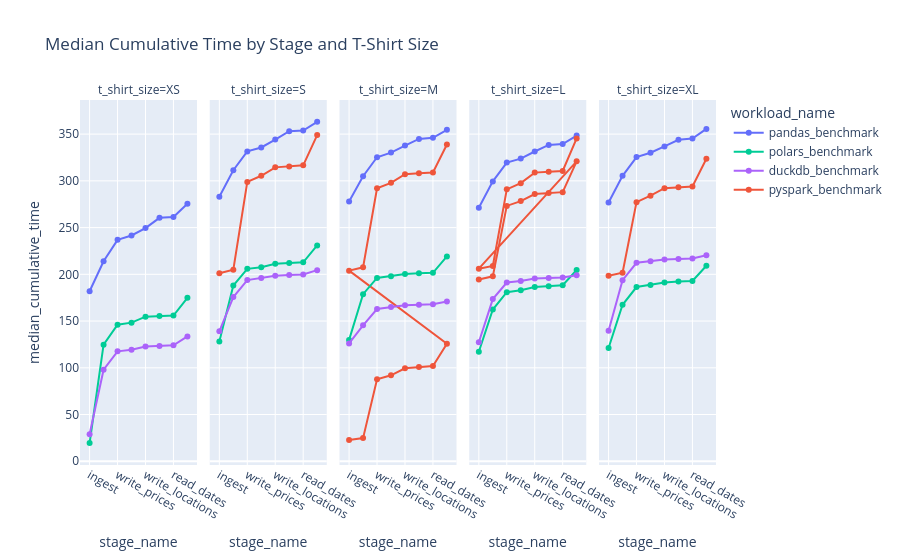

The code cell stored with this chart in its notebook:
### Code cell
fig = px.line(
    stage_cumulative_time,
    x="stage_name", 
    y="median_cumulative_time",
    color="workload_name",  # Different line color per workload_name
    facet_col="t_shirt_size",  # Different dash pattern per t_shirt_size
    markers=True,
    title="Median Cumulative Time by Stage and T-Shirt Size",
    category_orders={
                 "t_shirt_size": ["XS", "S", "M", "L", "XL"],
                 "workload_name": ["pandas_benchmark", "pyspark_benchmark", "polars_benchmark", "duckdb_benchmark"],
                 "stage_name": ["ingest", "transform", "write_prices", "write_dates", "write_locations", "read_prices", "read_dates", "join_and_summarise"]
                 }
)
fig.show()

### Figure 1 — Plotly figure (JSON) as saved in the notebook; plotly's stock layout.template omitted (floating-point values rounded to 4 significant figures)
{"data": [{"hovertemplate": "workload_name=pandas_benchmark<br>t_shirt_size=XS<br>stage_name=%{x}<br>median_cumulative_time=%{y}<extra></extra>", "legendgroup": "pandas_benchmark", "line": {"color": "#636efa", "dash": "solid"}, "marker": {"symbol": "circle"}, "mode": "lines+markers", "name": "pandas_benchmark", "orientation": "v", "showlegend": true, "type": "scatter", "x": ["ingest", "transform", "write_prices", "write_dates", "write_locations", "read_prices", "read_dates", "join_and_summarise"], "xaxis": "x", "y": [181.9, 214.0, 236.9, 241.5, 249.5, 260.4, 261.4, 275.5], "yaxis": "y"}, {"hovertemplate": "workload_name=polars_benchmark<br>t_shirt_size=XS<br>stage_name=%{x}<br>median_cumulative_time=%{y}<extra></extra>", "legendgroup": "polars_benchmark", "line": {"color": "#00cc96", "dash": "solid"}, "marker": {"symbol": "circle"}, "mode": "lines+markers", "name": "polars_benchmark", "orientation": "v", "showlegend": true, "type": "scatter", "x": ["ingest", "transform", "write_prices", "write_dates", "write_locations", "read_prices", "read_dates", "join_and_summarise"], "xaxis": "x", "y": [19.54, 124.8, 146.1, 148.3, 154.7, 155.3, 155.9, 174.9], "yaxis": "y"}, {"hovertemplate": "workload_name=duckdb_benchmark<br>t_shirt_size=XS<br>stage_name=%{x}<br>median_cumulative_time=%{y}<extra></extra>", "legendgroup": "duckdb_benchmark", "line": {"color": "#ab63fa", "dash": "solid"}, "marker": {"symbol": "circle"}, "mode": "lines+markers", "name": "duckdb_benchmark", "orientation": "v", "showlegend": true, "type": "scatter", "x": ["ingest", "transform", "write_prices", "write_dates", "write_locations", "read_prices", "read_dates", "join_and_summarise"], "xaxis": "x", "y": [28.94, 97.9, 117.6, 119.3, 122.8, 123.4, 124.0, 133.6], "yaxis": "y"}, {"hovertemplate": "workload_name=pandas_benchmark<br>t_shirt_size=S<br>stage_name=%{x}<br>median_cumulative_time=%{y}<extra></extra>", "legendgroup": "pandas_benchmark", "line": {"color": "#636efa", "dash": "solid"}, "marker": {"symbol": "circle"}, "mode": "lines+markers", "name": "pandas_benchmark", "orientation": "v", "showlegend": false, "type": "scatter", "x": ["ingest", "transform", "write_prices", "write_dates", "write_locations", "read_prices", "read_dates", "join_and_summarise"], "xaxis": "x2", "y": [282.9, 311.3, 331.5, 335.7, 344.1, 353.1, 353.9, 363.1], "yaxis": "y2"}, {"hovertemplate": "workload_name=pyspark_benchmark<br>t_shirt_size=S<br>stage_name=%{x}<br>median_cumulative_time=%{y}<extra></extra>", "legendgroup": "pyspark_benchmark", "line": {"color": "#EF553B", "dash": "solid"}, "marker": {"symbol": "circle"}, "mode": "lines+markers", "name": "pyspark_benchmark", "orientation": "v", "showlegend": true, "type": "scatter", "x": ["ingest", "transform", "write_prices", "write_dates", "write_locations", "read_prices", "read_dates", "join_and_summarise"], "xaxis": "x2", "y": [201.2, 205.0, 298.8, 305.5, 314.4, 315.3, 316.6, 349.0], "yaxis": "y2"}, {"hovertemplate": "workload_name=polars_benchmark<br>t_shirt_size=S<br>stage_name=%{x}<br>median_cumulative_time=%{y}<extra></extra>", "legendgroup": "polars_benchmark", "line": {"color": "#00cc96", "dash": "solid"}, "marker": {"symbol": "circle"}, "mode": "lines+markers", "name": "polars_benchmark", "orientation": "v", "showlegend": false, "type": "scatter", "x": ["ingest", "transform", "write_prices", "write_dates", "write_locations", "read_prices", "read_dates", "join_and_summarise"], "xaxis": "x2", "y": [128.2, 188.1, 205.8, 207.6, 211.3, 212.1, 212.8, 230.9], "yaxis": "y2"}, {"hovertemplate": "workload_name=duckdb_benchmark<br>t_shirt_size=S<br>stage_name=%{x}<br>median_cumulative_time=%{y}<extra></extra>", "legendgroup": "duckdb_benchmark", "line": {"color": "#ab63fa", "dash": "solid"}, "marker": {"symbol": "circle"}, "mode": "lines+markers", "name": "duckdb_benchmark", "orientation": "v", "showlegend": false, "type": "scatter", "x": ["ingest", "transform", "write_prices", "write_dates", "write_locations", "read_prices", "read_dates", "join_and_summarise"], "xaxis": "x2", "y": [139.0, 175.7, 193.8, 196.1, 198.6, 199.2, 199.8, 204.5], "yaxis": "y2"}, {"hovertemplate": "workload_name=pandas_benchmark<br>t_shirt_size=M<br>stage_name=%{x}<br>median_cumulative_time=%{y}<extra></extra>", "legendgroup": "pandas_benchmark", "line": {"color": "#636efa", "dash": "solid"}, "marker": {"symbol": "circle"}, "mode": "lines+markers", "name": "pandas_benchmark", "orientation": "v", "showlegend": false, "type": "scatter", "x": ["ingest", "transform", "write_prices", "write_dates", "write_locations", "read_prices", "read_dates", "join_and_summarise"], "xaxis": "x3", "y": [278.0, 304.9, 325.2, 330.2, 337.8, 344.8, 346.1, 354.6], "yaxis": "y3"}, {"hovertemplate": "workload_name=pyspark_benchmark<br>t_shirt_size=M<br>stage_name=%{x}<br>median_cumulative_time=%{y}<extra></extra>", "legendgroup": "pyspark_benchmark", "line": {"color": "#EF553B", "dash": "solid"}, "marker": {"symbol": "circle"}, "mode": "lines+markers", "name": "pyspark_benchmark", "orientation": "v", "showlegend": false, "type": "scatter", "x": ["ingest", "transform", "write_prices", "write_dates", "write_locations", "read_prices", "read_dates", "join_and_summarise", "ingest", "transform", "write_prices", "write_dates", "write_locations", "read_prices", "read_dates", "join_and_summarise"], "xaxis": "x3", "y": [22.86, 24.77, 87.76, 91.94, 99.45, 100.9, 101.8, 125.7, 203.9, 207.5, 292.0, 297.9, 307.1, 308.0, 308.9, 338.9], "yaxis": "y3"}, {"hovertemplate": "workload_name=polars_benchmark<br>t_shirt_size=M<br>stage_name=%{x}<br>median_cumulative_time=%{y}<extra></extra>", "legendgroup": "polars_benchmark", "line": {"color": "#00cc96", "dash": "solid"}, "marker": {"symbol": "circle"}, "mode": "lines+markers", "name": "polars_benchmark", "orientation": "v", "showlegend": false, "type": "scatter", "x": ["ingest", "transform", "write_prices", "write_dates", "write_locations", "read_prices", "read_dates", "join_and_summarise"], "xaxis": "x3", "y": [129.9, 178.8, 196.1, 197.9, 200.4, 201.0, 201.6, 219.1], "yaxis": "y3"}, {"hovertemplate": "workload_name=duckdb_benchmark<br>t_shirt_size=M<br>stage_name=%{x}<br>median_cumulative_time=%{y}<extra></extra>", "legendgroup": "duckdb_benchmark", "line": {"color": "#ab63fa", "dash": "solid"}, "marker": {"symbol": "circle"}, "mode": "lines+markers", "name": "duckdb_benchmark", "orientation": "v", "showlegend": false, "type": "scatter", "x": ["ingest", "transform", "write_prices", "write_dates", "write_locations", "read_prices", "read_dates", "join_and_summarise"], "xaxis": "x3", "y": [126.1, 145.5, 162.9, 165.0, 166.8, 167.4, 168.0, 170.9], "yaxis": "y3"}, {"hovertemplate": "workload_name=pandas_benchmark<br>t_shirt_size=L<br>stage_name=%{x}<br>median_cumulative_time=%{y}<extra></extra>", "legendgroup": "pandas_benchmark", "line": {"color": "#636efa", "dash": "solid"}, "marker": {"symbol": "circle"}, "mode": "lines+markers", "name": "pandas_benchmark", "orientation": "v", "showlegend": false, "type": "scatter", "x": ["ingest", "transform", "write_prices", "write_dates", "write_locations", "read_prices", "read_dates", "join_and_summarise"], "xaxis": "x4", "y": [271.2, 299.4, 319.5, 323.8, 331.4, 338.5, 339.4, 348.4], "yaxis": "y4"}, {"hovertemplate": "workload_name=pyspark_benchmark<br>t_shirt_size=L<br>stage_name=%{x}<br>median_cumulative_time=%{y}<extra></extra>", "legendgroup": "pyspark_benchmark", "line": {"color": "#EF553B", "dash": "solid"}, "marker": {"symbol": "circle"}, "mode": "lines+markers", "name": "pyspark_benchmark", "orientation": "v", "showlegend": false, "type": "scatter", "x": ["ingest", "transform", "write_prices", "write_dates", "write_locations", "read_prices", "read_dates", "join_and_summarise", "ingest", "transform", "write_prices", "write_dates", "write_locations", "read_prices", "read_dates", "join_and_summarise"], "xaxis": "x4", "y": [194.5, 197.8, 273.2, 278.4, 285.9, 286.9, 287.9, 320.9, 206.1, 209.0, 290.9, 297.6, 308.8, 309.7, 310.6, 345.4], "yaxis": "y4"}, {"hovertemplate": "workload_name=polars_benchmark<br>t_shirt_size=L<br>stage_name=%{x}<br>median_cumulative_time=%{y}<extra></extra>", "legendgroup": "polars_benchmark", "line": {"color": "#00cc96", "dash": "solid"}, "marker": {"symbol": "circle"}, "mode": "lines+markers", "name": "polars_benchmark", "orientation": "v", "showlegend": false, "type": "scatter", "x": ["ingest", "transform", "write_prices", "write_dates", "write_locations", "read_prices", "read_dates", "join_and_summarise"], "xaxis": "x4", "y": [117.2, 162.4, 180.9, 183.0, 186.5, 187.2, 188.4, 204.6], "yaxis": "y4"}, {"hovertemplate": "workload_name=duckdb_benchmark<br>t_shirt_size=L<br>stage_name=%{x}<br>median_cumulative_time=%{y}<extra></extra>", "legendgroup": "duckdb_benchmark", "line": {"color": "#ab63fa", "dash": "solid"}, "marker": {"symbol": "circle"}, "mode": "lines+markers", "name": "duckdb_benchmark", "orientation": "v", "showlegend": false, "type": "scatter", "x": ["ingest", "transform", "write_prices", "write_dates", "write_locations", "read_prices", "read_dates", "join_and_summarise"], "xaxis": "x4", "y": [127.4, 173.5, 191.2, 192.9, 195.5, 196.0, 196.6, 199.1], "yaxis": "y4"}, {"hovertemplate": "workload_name=pandas_benchmark<br>t_shirt_size=XL<br>stage_name=%{x}<br>median_cumulative_time=%{y}<extra></extra>", "legendgroup": "pandas_benchmark", "line": {"color": "#636efa", "dash": "solid"}, "marker": {"symbol": "circle"}, "mode": "lines+markers", "name": "pandas_benchmark", "orientation": "v", "showlegend": false, "type": "scatter", "x": ["ingest", "transform", "write_prices", "write_dates", "write_locations", "read_prices", "read_dates", "join_and_summarise"], "xaxis": "x5", "y": [276.8, 305.4, 325.5, 330.1, 336.9, 344.0, 345.3, 355.5], "yaxis": "y5"}, {"hovertemplate": "workload_name=pyspark_benchmark<br>t_shirt_size=XL<br>stage_name=%{x}<br>median_cumulative_time=%{y}<extra></extra>", "legendgroup": "pyspark_benchmark", "line": {"color": "#EF553B", "dash": "solid"}, "marker": {"symbol": "circle"}, "mode": "lines+markers", "name": "pyspark_benchmark", "orientation": "v", "showlegend": false, "type": "scatter", "x": ["ingest", "transform", "write_prices", "write_dates", "write_locations", "read_prices", "read_dates", "join_and_summarise"], "xaxis": "x5", "y": [198.4, 201.8, 277.2, 284.2, 292.1, 293.0, 294.0, 323.6], "yaxis": "y5"}, {"hovertemplate": "workload_name=polars_benchmark<br>t_shirt_size=XL<br>stage_name=%{x}<br>median_cumulative_time=%{y}<extra></extra>", "legendgroup": "polars_benchmark", "line": {"color": "#00cc96", "dash": "solid"}, "marker": {"symbol": "circle"}, "mode": "lines+markers", "name": "polars_benchmark", "orientation": "v", "showlegend": false, "type": "scatter", "x": ["ingest", "transform", "write_prices", "write_dates", "write_locations", "read_prices", "read_dates", "join_and_summarise"], "xaxis": "x5", "y": [121.1, 167.4, 186.4, 188.6, 191.2, 192.2, 192.8, 209.2], "yaxis": "y5"}, {"hovertemplate": "workload_name=duckdb_benchmark<br>t_shirt_size=XL<br>stage_name=%{x}<br>median_cumulative_time=%{y}<extra></extra>", "legendgroup": "duckdb_benchmark", "line": {"color": "#ab63fa", "dash": "solid"}, "marker": {"symbol": "circle"}, "mode": "lines+markers", "name": "duckdb_benchmark", "orientation": "v", "showlegend": false, "type": "scatter", "x": ["ingest", "transform", "write_prices", "write_dates", "write_locations", "read_prices", "read_dates", "join_and_summarise"], "xaxis": "x5", "y": [139.6, 193.8, 212.4, 214.0, 215.8, 216.4, 217.0, 220.4], "yaxis": "y5"}], "layout": {"annotations": [{"font": {}, "showarrow": false, "text": "t_shirt_size=XS", "x": 0.092, "xanchor": "center", "xref": "paper", "y": 1, "yanchor": "bottom", "yref": "paper"}, {"font": {}, "showarrow": false, "text": "t_shirt_size=S", "x": 0.296, "xanchor": "center", "xref": "paper", "y": 1, "yanchor": "bottom", "yref": "paper"}, {"font": {}, "showarrow": false, "text": "t_shirt_size=M", "x": 0.5, "xanchor": "center", "xref": "paper", "y": 1, "yanchor": "bottom", "yref": "paper"}, {"font": {}, "showarrow": false, "text": "t_shirt_size=L", "x": 0.704, "xanchor": "center", "xref": "paper", "y": 1, "yanchor": "bottom", "yref": "paper"}, {"font": {}, "showarrow": false, "text": "t_shirt_size=XL", "x": 0.908, "xanchor": "center", "xref": "paper", "y": 1, "yanchor": "bottom", "yref": "paper"}], "legend": {"title": {"text": "workload_name"}, "tracegroupgap": 0}, "title": {"text": "Median Cumulative Time by Stage and T-Shirt Size"}, "xaxis": {"anchor": "y", "categoryarray": ["ingest", "transform", "write_prices", "write_dates", "write_locations", "read_prices", "read_dates", "join_and_summarise"], "categoryorder": "array", "domain": [0, 0.184], "title": {"text": "stage_name"}}, "xaxis2": {"anchor": "y2", "categoryarray": ["ingest", "transform", "write_prices", "write_dates", "write_locations", "read_prices", "read_dates", "join_and_summarise"], "categoryorder": "array", "domain": [0.204, 0.388], "matches": "x", "title": {"text": "stage_name"}}, "xaxis3": {"anchor": "y3", "categoryarray": ["ingest", "transform", "write_prices", "write_dates", "write_locations", "read_prices", "read_dates", "join_and_summarise"], "categoryorder": "array", "domain": [0.408, 0.592], "matches": "x", "title": {"text": "stage_name"}}, "xaxis4": {"anchor": "y4", "categoryarray": ["ingest", "transform", "write_prices", "write_dates", "write_locations", "read_prices", "read_dates", "join_and_summarise"], "categoryorder": "array", "domain": [0.612, 0.796], "matches": "x", "title": {"text": "stage_name"}}, "xaxis5": {"anchor": "y5", "categoryarray": ["ingest", "transform", "write_prices", "write_dates", "write_locations", "read_prices", "read_dates", "join_and_summarise"], "categoryorder": "array", "domain": [0.816, 1], "matches": "x", "title": {"text": "stage_name"}}, "yaxis": {"anchor": "x", "domain": [0, 1], "title": {"text": "median_cumulative_time"}}, "yaxis2": {"anchor": "x2", "domain": [0, 1], "matches": "y", "showticklabels": false}, "yaxis3": {"anchor": "x3", "domain": [0, 1], "matches": "y", "showticklabels": false}, "yaxis4": {"anchor": "x4", "domain": [0, 1], "matches": "y", "showticklabels": false}, "yaxis5": {"anchor": "x5", "domain": [0, 1], "matches": "y", "showticklabels": false}}}
